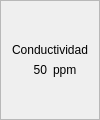
                              <widget class="QFrame" name="ind_conductividad">
                               <property name="minimumSize">
                                <size>
                                 <width>100</width>
                                 <height>120</height>
                                </size>
                               </property>
                               <property name="maximumSize">
                                <size>
                                 <width>100</width>
                                 <height>120</height>
                                </size>
                               </property>
                               <property name="styleSheet">
                                <string notr="true">background-color: qlineargradient(spread:pad, x1:0, y1:0, x2:0, y2:1, stop:0 rgba(17, 17, 17, 255), stop:{stop1} rgba(17, 17, 17, 255), stop:{stop2} rgba(2, 180, 190, 255), stop:1 rgba(2, 180, 190, 255));
</string>
                               </property>
                               <property name="frameShape">
                                <enum>QFrame::StyledPanel</enum>
                               </property>
                               <property name="frameShadow">
                                <enum>QFrame::Raised</enum>
                               </property>
                               <layout class="QVBoxLayout" name="verticalLayout_15">
                                <item>
                                 <spacer name="verticalSpacer_12">
                                  <property name="orientation">
                                   <enum>Qt::Vertical</enum>
                                  </property>
                                  <property name="sizeHint" stdset="0">
                                   <size>
                                    <width>20</width>
                                    <height>18</height>
                                   </size>
                                  </property>
                                 </spacer>
                                </item>
                                <item>
                                 <layout class="QVBoxLayout" name="verticalLayout_16">
                                  <item>
                                   <widget class="QLabel" name="label_16">
                                    <property name="styleSheet">
                                     <string notr="true">background-color: transparent;</string>
                                    </property>
                                    <property name="text">
                                     <string>Conductividad</string>
                                    </property>
                                    <property name="alignment">
                                     <set>Qt::AlignCenter</set>
                                    </property>
                                   </widget>
                                  </item>
                                  <item>
                                   <layout class="QHBoxLayout" name="horizontalLayout_13">
                                    <item>
                                     <widget class="QLabel" name="val_conductividad">
                                      <property name="styleSheet">
                                       <string notr="true">background-color: transparent;</string>
                                      </property>
                                      <property name="text">
                                       <string>50</string>
                                      </property>
                                      <property name="alignment">
                                       <set>Qt::AlignRight|Qt::AlignTrailing|Qt::AlignVCenter</set>
                                      </property>
                                     </widget>
                                    </item>
                                    <item>
                                     <widget class="QLabel" name="label_18">
                                      <property name="styleSheet">
                                       <string notr="true">background-color: transparent;</string>
                                      </property>
                                      <property name="text">
                                       <string>ppm</string>
                                      </property>
                                      <property name="alignment">
                                       <set>Qt::AlignLeading|Qt::AlignLeft|Qt::AlignVCenter</set>
                                      </property>
                                     </widget>
                                    </item>
                                   </layout>
                                  </item>
                                 </layout>
                                </item>
                                <item>
                                 <spacer name="verticalSpacer_13">
                                  <property name="orientation">
                                   <enum>Qt::Vertical</enum>
                                  </property>
                                  <property name="sizeHint" stdset="0">
                                   <size>
                                    <width>20</width>
                                    <height>17</height>
                                   </size>
                                  </property>
                                 </spacer>
                                </item>
                               </layout>
                              </widget>
